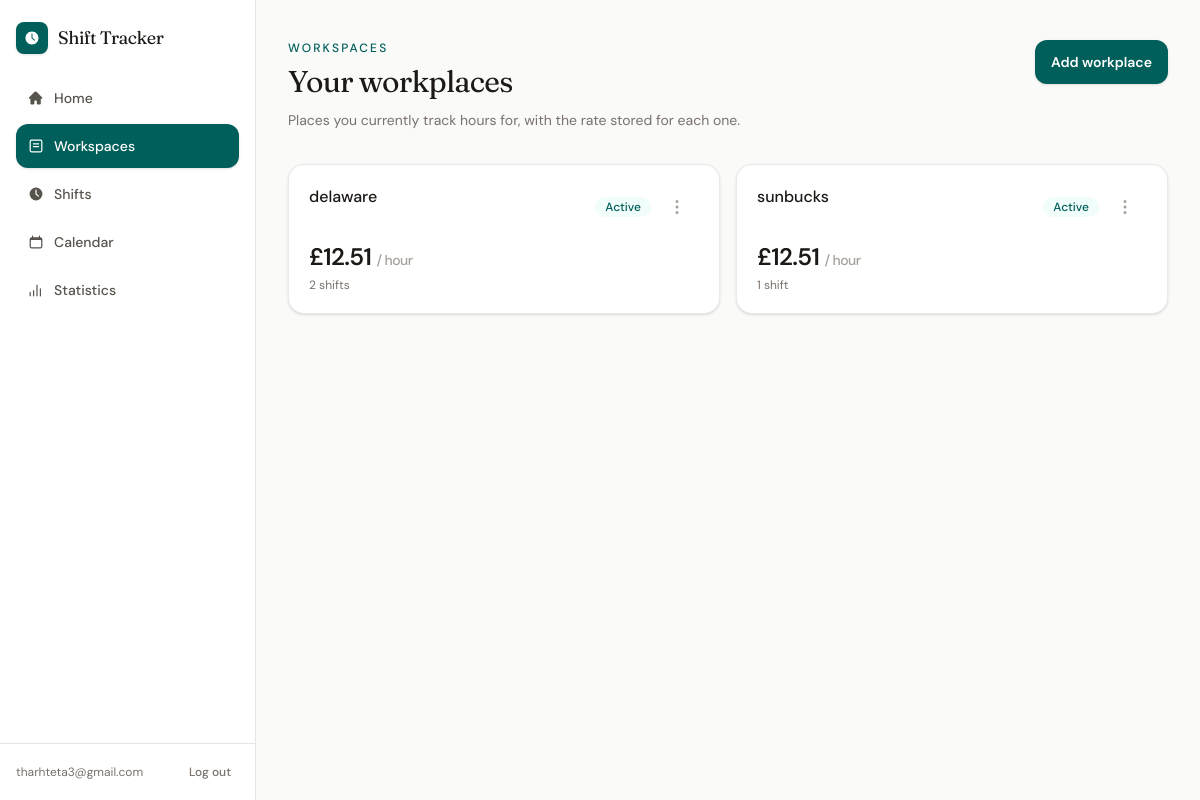
/workspaces/ (signed in), run on an earlier commit of the app's database.
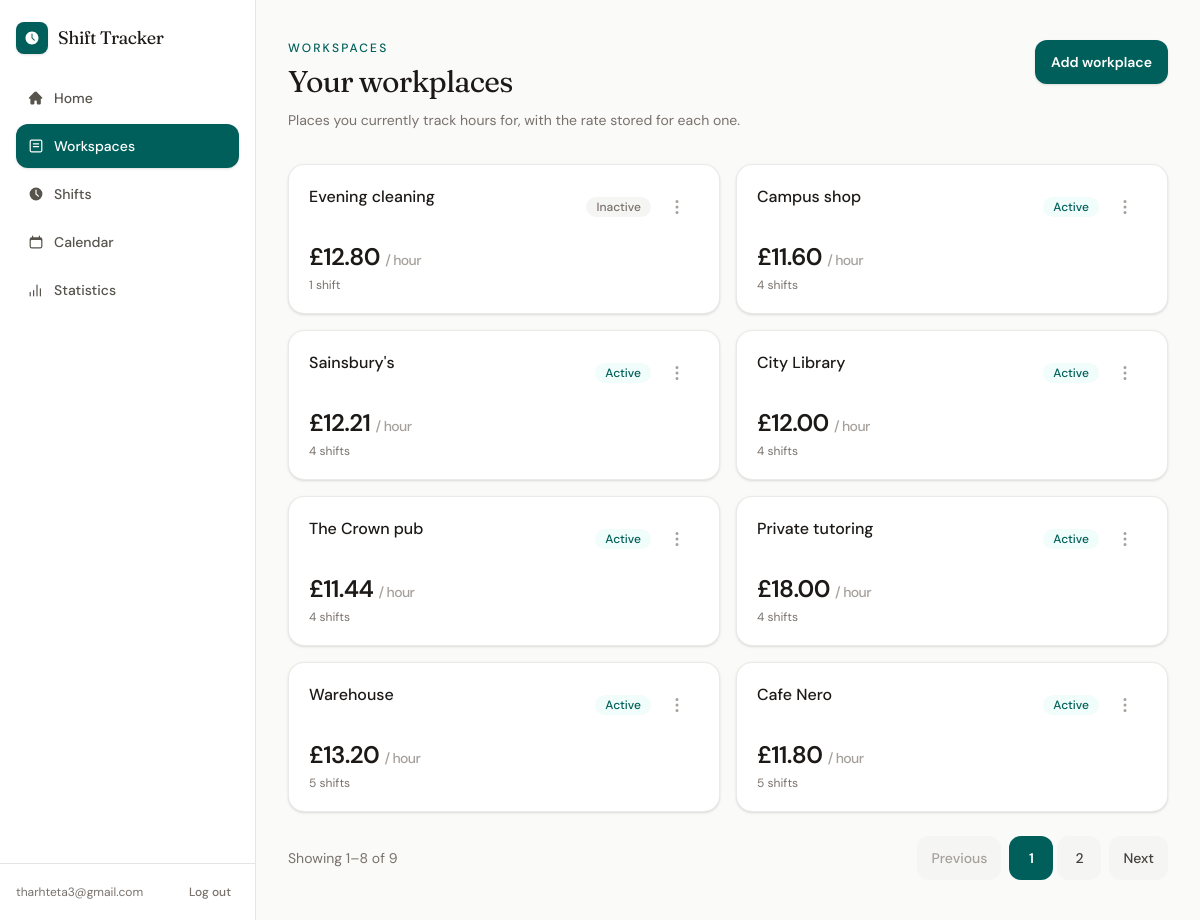
And on a later commit of the database.
### workspaces/models.py (models this page shows, shortened)
class Workplace(models.Model):
    user = models.ForeignKey(
        settings.AUTH_USER_MODEL,
        on_delete=models.CASCADE,
        related_name="workplaces",
    )
    name = models.CharField(max_length=100)
    hourly_rate = models.DecimalField(
        max_digits=6,
        decimal_places=2,
    )
    is_active = models.BooleanField(default=True)
    created_at = models.DateTimeField(auto_now_add=True)
    updated_at = models.DateTimeField(auto_now=True)

### workspaces/views.py (the view)
# urls.py: path("", views.workplace_list, name="workplace_list"),
@login_required
def workplace_list(request):
    try:
        context = _workplace_list_context(request)
        template = (
            "workspaces/partials/list.html"
            if request.headers.get("HX-Request")
            else "workspaces/list.html"
        )
        return render(request, template, context)
    except Exception:
        messages.error(request, "Could not load your workspaces.")
        template = (
            "workspaces/partials/list.html"
            if request.headers.get("HX-Request")
            else "workspaces/list.html"
        )
        return render(
            request,
            template,
            {
                "workplaces": [],
                "page_obj": None,
                "page_url_name": "workplace_list",
                "list_target": "#workplace-list",
            },
        )

### config/pagination.py (called while the page is built)
def page_number_from_request(request, default=1):
    page = request.GET.get("page")
    if page:
        return page
    current = request.headers.get("HX-Current-URL", "")
    if current:
        values = parse_qs(urlparse(current).query).get("page")
        if values:
            return values[0]
    return default

def paginate(queryset, page, per_page):
    return Paginator(queryset, per_page).get_page(page)

### workspaces/views.py (called while the page is built)
def _user_workplaces(user):
    return (
        Workplace.objects.filter(user=user)
        .annotate(shift_count=Count("shifts"))
        .order_by("-created_at")
    )

def _workplace_list_context(request, page=None):
    page_obj = paginate(
        _user_workplaces(request.user),
        page if page is not None else page_number_from_request(request),
        WORKPLACE_PAGE_SIZE,
    )
    return {
        "workplaces": page_obj.object_list,
        "page_obj": page_obj,
        "page_url_name": "workplace_list",
        "list_target": "#workplace-list",
    }

### workspaces/templates/workspaces/list.html (shortened to what this page needs)
{% extends "app.html" %}
{% block app_content %}
<div class="px-4 py-6 sm:px-8 sm:py-10">
    <div class="flex flex-col gap-4 sm:flex-row sm:items-start sm:justify-between">
        <div>
            <p class="text-xs font-medium uppercase tracking-[0.18em] text-teal-800">Workspaces</p>
            <h1 class="mt-2 font-serif text-2xl tracking-tight text-stone-900 sm:text-3xl">Your workplaces</h1>
            <p class="mt-2 max-w-xl text-sm leading-6 text-stone-500">
                Places you currently track hours for, with the rate stored for each one.
            </p>
        </div>
        <button
            type="button"
            hx-get="{% url 'workplace_create' %}"
            hx-target="#modal"
            hx-swap="innerHTML"
            class="min-h-11 w-full touch-manipulation rounded-xl bg-teal-800 px-4 text-sm font-semibold text-white shadow-sm transition hover:bg-teal-700 sm:w-auto"
        >
            Add workplace
        </button>
    </div>
    <div id="workplace-list" class="mt-8">
        {% include "workspaces/partials/list.html" %}
    </div>
</div>
{% endblock %}

### templates/app.html (shortened to what this page needs)
{% extends "base.html" %}
{% block content %}
<div id="app-shell" class="flex min-h-screen md:flex-row">
    <aside
        id="app-sidebar"
        class="fixed inset-y-0 left-0 z-50 flex w-72 max-w-[85vw] -translate-x-full flex-col border-r border-stone-200 bg-white transition-transform duration-200 md:static md:z-auto md:w-64 md:max-w-none md:translate-x-0"
    >
        <div class="flex items-center justify-between gap-3 px-4 py-3 md:py-4">
            <a href="{% url 'home' %}" class="flex min-h-11 items-center gap-2.5 text-stone-900">
                <span class="flex size-8 items-center justify-center rounded-lg bg-teal-800 text-white shadow-sm">
                </span>
                <span class="font-serif text-lg tracking-tight">Shift Tracker</span>
            </a>
        </div>
        <nav class="flex flex-1 flex-col gap-1 overflow-y-auto px-3 pb-3 md:px-4">
            <a
                href="{% url 'home' %}"
                class="flex min-h-11 items-center gap-2.5 rounded-xl px-3 text-sm font-medium transition {% if request.resolver_match.url_name == 'home' %}bg-teal-800 text-white shadow-sm{% else %}text-stone-600 hover:bg-stone-100 hover:text-stone-900{% endif %}"
            >
                Home
            </a>
            <a
                href="{% url 'workplace_list' %}"
                class="flex min-h-11 items-center gap-2.5 rounded-xl px-3 text-sm font-medium transition {% if request.resolver_match.url_name == 'workplace_list' %}bg-teal-800 text-white shadow-sm{% else %}text-stone-600 hover:bg-stone-100 hover:text-stone-900{% endif %}"
            >
                Workspaces
            </a>
            <a
                href="{% url 'shift_list' %}"
                class="flex min-h-11 items-center gap-2.5 rounded-xl px-3 text-sm font-medium transition {% if request.resolver_match.url_name == 'shift_list' %}bg-teal-800 text-white shadow-sm{% else %}text-stone-600 hover:bg-stone-100 hover:text-stone-900{% endif %}"
            >
                <svg xmlns="http://www.w3.org/2000/svg" viewBox="0 0 20 20" fill="currentColor" class="size-4">
                    <path fill-rule="evenodd" d="M10 18a8 8 0 1 0 0-16 8 8 0 0 0 0 16Zm.75-13a.75.75 0 0 0-1.5 0v5c0 .192.078.384.22.53l3 2.75a.75.75 0 0 0 1.06-1.06l-2.78-2.547V5Z" clip-rule="evenodd" />
                </svg>
                Shifts
            </a>
            <a
                href="{% url 'shift_calendar' %}"
                class="flex min-h-11 items-center gap-2.5 rounded-xl px-3 text-sm font-medium transition {% if request.resolver_match.url_name == 'shift_calendar' %}bg-teal-800 text-white shadow-sm{% else %}text-stone-600 hover:bg-stone-100 hover:text-stone-900{% endif %}"
            >
                Calendar
            </a>
            <a
                href="{% url 'shift_statistics' %}"
                class="flex min-h-11 items-center gap-2.5 rounded-xl px-3 text-sm font-medium transition {% if request.resolver_match.url_name == 'shift_statistics' %}bg-teal-800 text-white shadow-sm{% else %}text-stone-600 hover:bg-stone-100 hover:text-stone-900{% endif %}"
            >
                Statistics
            </a>
        </nav>
        <div class="mt-auto flex items-center justify-between gap-2 border-t border-stone-200 px-4 py-4">
            <span class="truncate text-xs text-stone-500">{{ user.email }}</span>
            <a
                href="{% url 'account_logout' %}"
                class="shrink-0 rounded-lg px-2 py-1 text-xs font-medium text-stone-500 transition hover:bg-stone-100 hover:text-stone-900"
            >
                Log out
            </a>
        </div>
    </aside>
    <div class="flex min-w-0 flex-1 flex-col">
        <div class="min-w-0 flex-1">
            {% block app_content %}{% endblock %}
        </div>
    </div>
</div>
{% endblock %}

### templates/base.html (shortened to what this page needs)
{% load static %}
<!DOCTYPE html>
<html lang="en">
<head>
    <link href="{% static 'css/output.css' %}" rel="stylesheet">
</head>
<body class="min-h-screen overflow-x-hidden bg-stone-50 font-sans text-stone-800 antialiased {% block body_class %}{% endblock %}">
    <main>
        {% block content %}{% endblock %}
    </main>
</body>
</html>

### workspaces/templates/workspaces/partials/list.html
{% if workplaces %}
    <ul class="grid gap-4 sm:grid-cols-2">
        {% for workplace in workplaces %}
            <li class="relative rounded-2xl border border-stone-200/80 bg-white p-5 shadow-sm">
                <div class="flex items-start justify-between gap-3">
                    <h2 class="min-w-0 pr-2 font-medium text-stone-900">{{ workplace.name }}</h2>
                    <div class="flex shrink-0 items-center gap-1">
                        {% if workplace.is_active %}
                            <span class="rounded-full bg-teal-50 px-2.5 py-0.5 text-xs font-medium text-teal-800">Active</span>
                        {% else %}
                            <span class="rounded-full bg-stone-100 px-2.5 py-0.5 text-xs font-medium text-stone-500">Inactive</span>
                        {% endif %}
                        {% url 'workplace_update' workplace.pk as workplace_edit_url %}
                        {% url 'workplace_delete' workplace.pk as workplace_delete_url %}
                        {% include "partials/action_menu.html" with menu_label="More actions for "|add:workplace.name edit_url=workplace_edit_url delete_url=workplace_delete_url %}
                    </div>
                </div>
                <p class="mt-3 text-2xl font-semibold tracking-tight text-stone-900">
                    £{{ workplace.hourly_rate }}
                    <span class="text-sm font-medium text-stone-400">/ hour</span>
                </p>
                <p class="mt-1 text-xs text-stone-500">
                    {{ workplace.shift_count }} shift{{ workplace.shift_count|pluralize }}
                </p>
            </li>
        {% endfor %}
    </ul>
{% else %}
    <div class="rounded-2xl border border-dashed border-stone-300 bg-white px-6 py-12 text-center">
        <p class="font-medium text-stone-800">No workspaces yet</p>
        <p class="mt-1 text-sm text-stone-500">Add a workplace to start tracking hours.</p>
    </div>
{% endif %}
{% include "partials/pagination.html" %}

### templates/partials/action_menu.html (shortened to what this page needs)
<div class="relative" data-menu>
    <button
        type="button"
        data-menu-toggle
        aria-expanded="false"
        aria-haspopup="menu"
        aria-label="{{ menu_label }}"
        class="inline-flex size-11 items-center justify-center rounded-xl text-stone-400 transition hover:bg-stone-100 hover:text-stone-700"
    >
        <svg xmlns="http://www.w3.org/2000/svg" viewBox="0 0 20 20" fill="currentColor" class="size-5">
            <path d="M10 3a1.5 1.5 0 1 1 0 3 1.5 1.5 0 0 1 0-3ZM10 8.5a1.5 1.5 0 1 1 0 3 1.5 1.5 0 0 1 0-3ZM11.5 15.5a1.5 1.5 0 1 0-3 0 1.5 1.5 0 0 0 3 0Z" />
        </svg>
    </button>
</div>

### templates/partials/pagination.html
{% if page_obj and page_obj.paginator.num_pages > 1 %}
    <nav class="mt-6 flex flex-col gap-3 sm:flex-row sm:items-center sm:justify-between" aria-label="Pagination">
        <p class="text-sm text-stone-500">
            Showing {{ page_obj.start_index }}–{{ page_obj.end_index }}
            of {{ page_obj.paginator.count }}
        </p>
        <div class="flex flex-wrap items-center gap-2">
            {% if page_obj.has_previous %}
                <a
                    href="{% if page_obj.previous_page_number == 1 %}{% url page_url_name %}{% else %}{% url page_url_name %}?page={{ page_obj.previous_page_number }}{% endif %}"
                    hx-get="{% if page_obj.previous_page_number == 1 %}{% url page_url_name %}{% else %}{% url page_url_name %}?page={{ page_obj.previous_page_number }}{% endif %}"
                    hx-target="{{ list_target }}"
                    hx-swap="innerHTML show:window:top"
                    hx-push-url="true"
                    class="inline-flex min-h-11 items-center rounded-xl bg-stone-100 px-3.5 text-sm font-medium text-stone-700 transition hover:bg-stone-200"
                >
                    Previous
                </a>
            {% else %}
                <span class="inline-flex min-h-11 cursor-not-allowed items-center rounded-xl bg-stone-100 px-3.5 text-sm font-medium text-stone-400">
                    Previous
                </span>
            {% endif %}
            {% if page_obj.paginator.num_pages <= 7 %}
                <div class="flex items-center gap-1">
                    {% for num in page_obj.paginator.page_range %}
                        {% if num == page_obj.number %}
                            <span class="inline-flex size-11 items-center justify-center rounded-xl bg-teal-800 text-sm font-semibold text-white" aria-current="page">
                                {{ num }}
                            </span>
                        {% else %}
                            <a
                                href="{% if num == 1 %}{% url page_url_name %}{% else %}{% url page_url_name %}?page={{ num }}{% endif %}"
                                hx-get="{% if num == 1 %}{% url page_url_name %}{% else %}{% url page_url_name %}?page={{ num }}{% endif %}"
                                hx-target="{{ list_target }}"
                                hx-swap="innerHTML show:window:top"
                                hx-push-url="true"
                                class="inline-flex size-11 items-center justify-center rounded-xl bg-stone-100 text-sm font-medium text-stone-700 transition hover:bg-stone-200"
                            >
                                {{ num }}
                            </a>
                        {% endif %}
                    {% endfor %}
                </div>
            {% else %}
                <span class="px-1 text-sm font-medium text-stone-600">
                    {{ page_obj.number }} / {{ page_obj.paginator.num_pages }}
                </span>
            {% endif %}
            {% if page_obj.has_next %}
                <a
                    href="{% url page_url_name %}?page={{ page_obj.next_page_number }}"
                    hx-get="{% url page_url_name %}?page={{ page_obj.next_page_number }}"
                    hx-target="{{ list_target }}"
                    hx-swap="innerHTML show:window:top"
                    hx-push-url="true"
                    class="inline-flex min-h-11 items-center rounded-xl bg-stone-100 px-3.5 text-sm font-medium text-stone-700 transition hover:bg-stone-200"
                >
                    Next
                </a>
            {% else %}
                <span class="inline-flex min-h-11 cursor-not-allowed items-center rounded-xl bg-stone-100 px-3.5 text-sm font-medium text-stone-400">
                    Next
                </span>
            {% endif %}
        </div>
    </nav>
{% endif %}

What changed in the data, as far as the page shows it:
removed Workplace: name "delaware", is_active "Active", hourly_rate "12.51", shift_count "2"
removed Workplace: name "sunbucks", is_active "Active", hourly_rate "12.51", shift_count "1"
added Workplace: name "Evening cleaning", is_active "Inactive", hourly_rate "12.80", shift_count "1"
added Workplace: name "Campus shop", is_active "Active", hourly_rate "11.60", shift_count "4"
added Workplace: name "Sainsbury's", is_active "Active", hourly_rate "12.21", shift_count "4"
added Workplace: name "City Library", is_active "Active", hourly_rate "12.00", shift_count "4"
added Workplace: name "The Crown pub", is_active "Active", hourly_rate "11.44", shift_count "4"
added Workplace: name "Private tutoring", is_active "Active", hourly_rate "18.00", shift_count "4"
added Workplace: name "Warehouse", is_active "Active", hourly_rate "13.20", shift_count "5"
added Workplace: name "Cafe Nero", is_active "Active", hourly_rate "11.80", shift_count "5"
Also different on the page:
{{ page_obj.start_index }}: (not shown) → "1"
{{ page_obj.end_index }}: (not shown) → "8"
{{ page_obj.paginator.count }}: (not shown) → "9"
text now shown: "Showing – of Previous Next"
new list line: "1"
new list line: "2"
